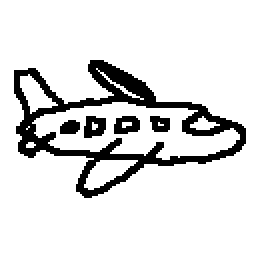
#> input picture data/Airplane/Airplane_1708540235360.png, 128 x 128 px (shown 2 times larger); its folder holds only this picture in this run
$ jupyter execute svm.ipynb
#> lines starting #> are read from the running program, lines starting #| are printed output that depends on the picture; after the words box and inside, x2 and y2 are one past the last pixel; in counts of white or black regions, pixels touching at a corner belong together
[cell 1]
import cv2
import os
import numpy as np
from sklearn.model_selection import train_test_split
from sklearn.preprocessing import StandardScaler
from sklearn.svm import SVC
from sklearn.metrics import classification_report
from joblib import dump
from sklearn.metrics import confusion_matrix
import seaborn as sns
import matplotlib.pyplot as plt

[cell 2]
LABEL_MAP = {"Airplane": 0, "Bicycle": 1, "Butterfly": 2, "Car": 3, "Flower": 4, "House": 5, "Ladybug": 6, "Train": 7, "Tree": 8, "Whale": 9}
IMAGE_SIZE = (128,128)
DATA_DIR = "../../data"

## Setup dataset

[cell 3]
# Load the image data and set labels
categories = os.listdir(DATA_DIR)
labels = []
images = []

for category in categories:
    category_path = os.path.join(DATA_DIR, category)
    for image_name in os.listdir(category_path):
        image_path = os.path.join(category_path, image_name)
        image = cv2.imread(image_path, cv2.IMREAD_COLOR)
#> image is the input picture: shape (128, 128, 3); values 144 (black) and 255 (white), 87% white; 5 black regions, box (x1, y1, x2, y2) and area: (7, 30, 123, 99) 1829, (42, 58, 53, 69) 91, (57, 58, 70, 67) 88, (75, 58, 85, 66) 64, (30, 60, 40, 67) 58
        image = cv2.resize(image, IMAGE_SIZE)
        images.append(image.flatten())
        labels.append(categories.index(category))

X = np.array(images)
y = np.array(labels)

## Create the SVM

[cell 4]
#Get Training and Testing splits
X_train, X_test, y_train, y_test = train_test_split(X, y, test_size=0.2, random_state=0)

# Feature scaling
scaler = StandardScaler()
X_train = scaler.fit_transform(X_train)
X_test = scaler.transform(X_test)

# Train SVM classifier
svm_model = SVC(kernel='rbf', gamma='scale', decision_function_shape='ovo')
svm_model.fit(X_train, y_train)

[cell 5]
# Make predictions and evaluate the model
y_pred = svm_model.predict(X_test)
print(classification_report(y_test, y_pred))

[cell 6]
# Create a confusion matrix
cm = confusion_matrix(y_test, y_pred)

# Plotting the confusion matrix
plt.figure(figsize=(10, 7))
sns.heatmap(cm, annot=True, fmt="d", cmap="Blues", yticklabels=categories, xticklabels=categories)
plt.title("Confusion Matrix\n(SVM Classifier)")
plt.ylabel("Actual label")
plt.xlabel("Predicted label")
plt.show()
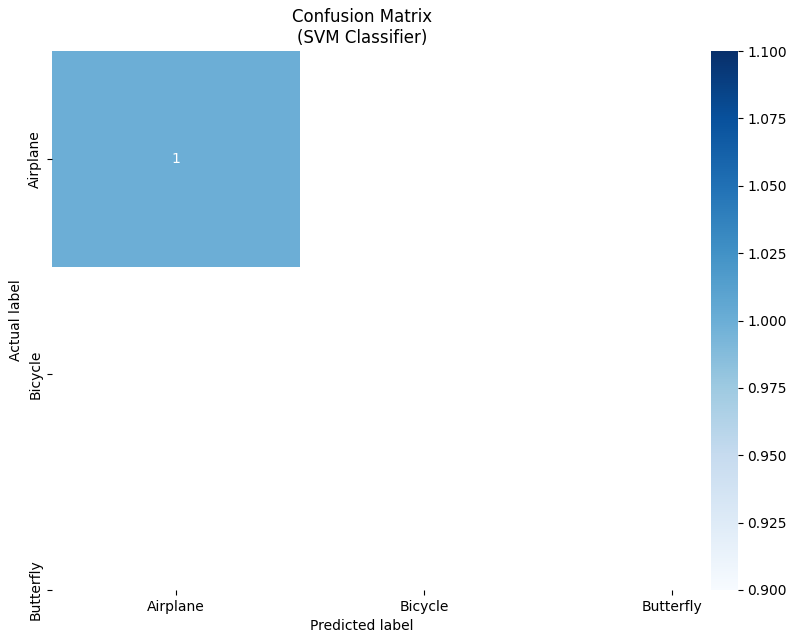
#> figure drawn by matplotlib, 2 panels
